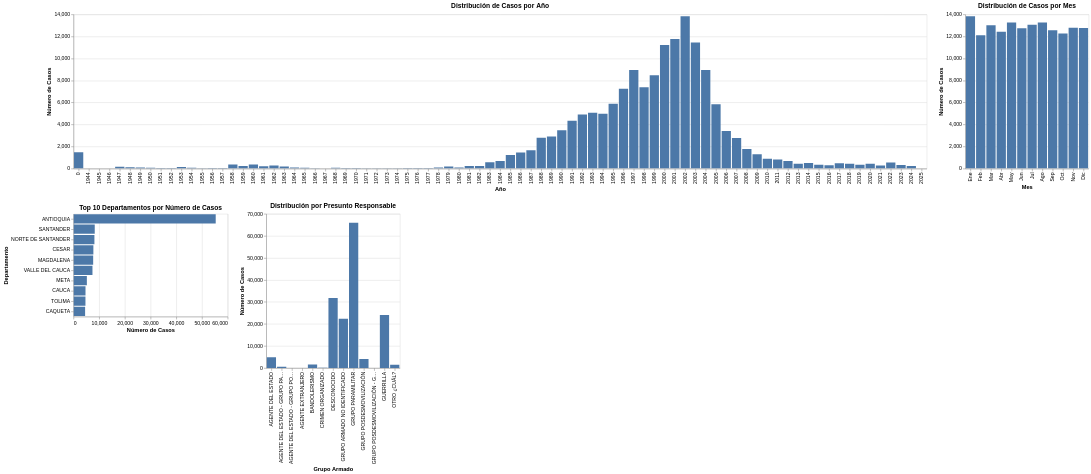
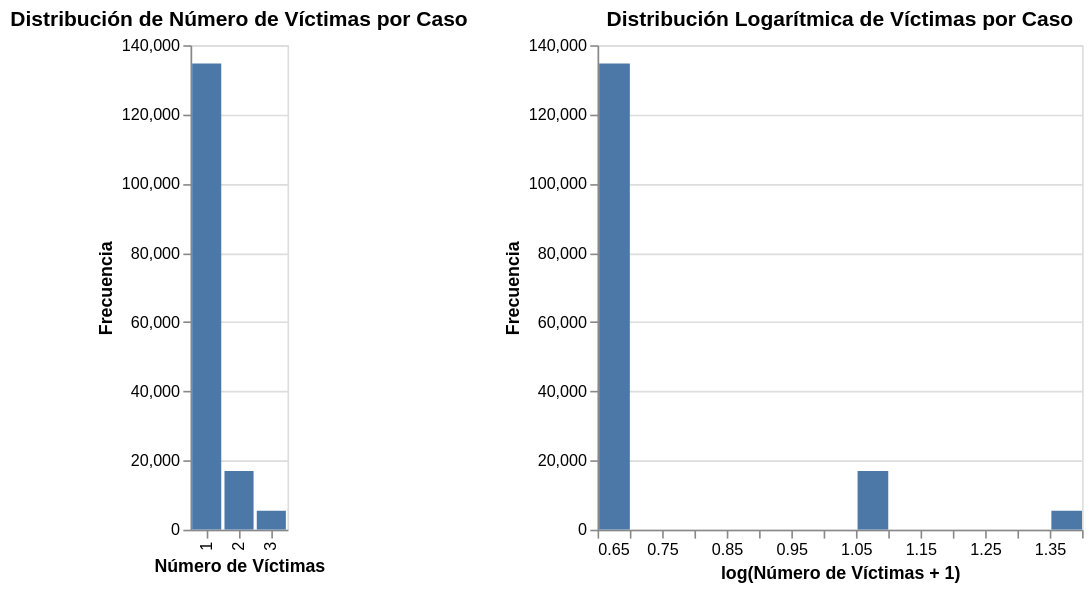

Here is the notebook cell these charts were saved with, in order:
### Code cell
print("ANÁLISIS UNIVARIADO:")

import altair as alt

# Distribución temporal - Casos por año
year_counts = df_clean['Año'].value_counts().sort_index().reset_index()
year_counts.columns = ['Año', 'Número de Casos']
chart_year = alt.Chart(year_counts).mark_bar().encode(
    x=alt.X('Año:O', axis=alt.Axis(title='Año')),
    y=alt.Y('Número de Casos:Q', title='Número de Casos'),
    tooltip=['Año', 'Número de Casos']
).properties(
    title='Distribución de Casos por Año'
).interactive()

# Distribución por mes
meses_orden = ['Ene', 'Feb', 'Mar', 'Abr', 'May', 'Jun', 'Jul', 'Ago', 'Sep', 'Oct', 'Nov', 'Dic']
meses = ['Ene', 'Feb', 'Mar', 'Abr', 'May', 'Jun', 'Jul', 'Ago', 'Sep', 'Oct', 'Nov', 'Dic'] # Define 'meses' here
mes_counts = df_clean['Mes'].value_counts().reindex(range(1, 13), fill_value=0).reset_index()
mes_counts.columns = ['Mes_num', 'Número de Casos']
mes_counts['Mes'] = mes_counts['Mes_num'].apply(lambda x: meses[x-1])

chart_month = alt.Chart(mes_counts).mark_bar().encode(
    x=alt.X('Mes:O', sort=meses_orden, axis=alt.Axis(title='Mes')),
    y=alt.Y('Número de Casos:Q', title='Número de Casos'),
    tooltip=['Mes', 'Número de Casos']
).properties(
    title='Distribución de Casos por Mes'
).interactive()

# Distribución por departamento (top 10)
depto_counts = df_clean['Departamento'].value_counts().head(10).reset_index()
depto_counts.columns = ['Departamento', 'Número de Casos']
chart_depto = alt.Chart(depto_counts).mark_bar().encode(
    y=alt.Y('Departamento:O', sort='-x', axis=alt.Axis(title='Departamento')),
    x=alt.X('Número de Casos:Q', title='Número de Casos'),
    tooltip=['Departamento', 'Número de Casos']
).properties(
    title='Top 10 Departamentos por Número de Casos'
).interactive()

# Distribución por presunto responsable
responsable_counts = df_clean['Presunto Responsable'].value_counts().reset_index()
responsable_counts.columns = ['Presunto Responsable', 'Número de Casos']
chart_responsable = alt.Chart(responsable_counts).mark_bar().encode(
    x=alt.X('Presunto Responsable:O', axis=alt.Axis(title='Grupo Armado')),
    y=alt.Y('Número de Casos:Q', title='Número de Casos'),
    tooltip=['Presunto Responsable', 'Número de Casos']
).properties(
    title='Distribución por Presunto Responsable'
).interactive()

# Combinar gráficos univariados
chart_univariado_top = alt.vconcat(alt.hconcat(chart_year, chart_month), alt.hconcat(chart_depto, chart_responsable))
chart_univariado_top.display()


# Distribución de número de víctimas
victimas_counts = df_clean['Total de Víctimas del Caso'].value_counts().reset_index()
victimas_counts.columns = ['Número de Víctimas', 'Frecuencia']
chart_victimas = alt.Chart(victimas_counts).mark_bar().encode(
    x=alt.X('Número de Víctimas:O', axis=alt.Axis(title='Número de Víctimas')),
    y=alt.Y('Frecuencia:Q', title='Frecuencia'),
    tooltip=['Número de Víctimas', 'Frecuencia']
).properties(
    title='Distribución de Número de Víctimas por Caso'
).interactive()

# Distribución logarítmica de víctimas (requiere un histograma, no un recuento de valores únicos)
# Para un histograma con Altair, necesitamos los datos originales
chart_log_victimas = alt.Chart(df_clean).mark_bar().encode(
    alt.X('Total de Víctimas del Caso', bin=alt.Bin(maxbins=30), title='log(Número de Víctimas + 1)'),
    y=alt.Y('count()', title='Frecuencia'),
    tooltip=[alt.Tooltip('Total de Víctimas del Caso', bin=alt.Bin(maxbins=30), title='Rango de Víctimas'), 'count()']
).transform_calculate(
    'Total de Víctimas del Caso', 'log(datum["Total de Víctimas del Caso"] + 1)'
).properties(
    title='Distribución Logarítmica de Víctimas por Caso'
).interactive()


chart_univariado_bottom = alt.hconcat(chart_victimas, chart_log_victimas)
chart_univariado_bottom.display()
